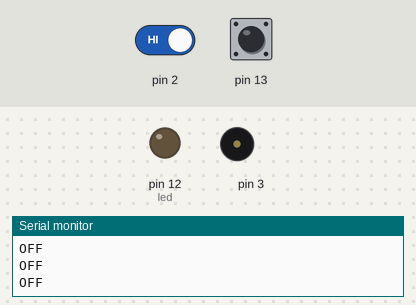
This sketch was run on a simulated Arduino Uno, built with avr-gcc and run on an emulated ATmega328P. On the bench: output pins drawn as LEDs (lit = HIGH), buzzer (waves = sounding), the last lines printed to the serial monitor. The test bench sets the inputs (shaded band); at power-on: pin 2 HIGH, pin 13 HIGH.

Above: at 1.2 s.
1.3 s: pin 2 driven LOW
At 2.2 s:
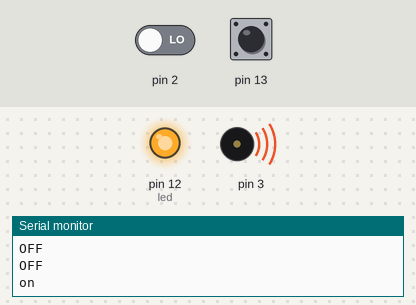
2.8 s: pin 2 driven HIGH
At 3.7 s:
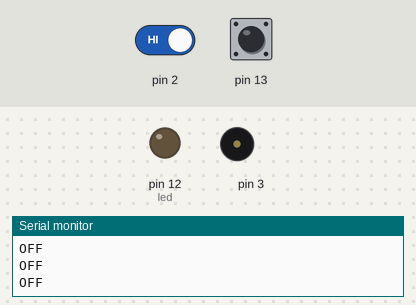
Timing chart, 0 to 5.8 s (numbered marks = the images above; inputs shaded):
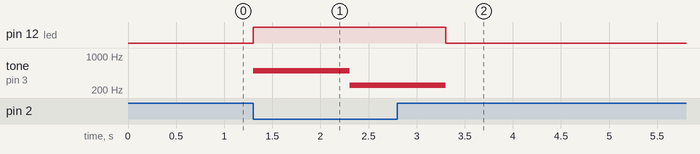

Measured:
- after the input at 1.3 s, pin 12 (led): LOW → HIGH at once; tone on pin 3: silent → 500 Hz at once, → 250 Hz 1.0 s later
- after the input at 2.8 s, pin 12 (led): HIGH → LOW after 0.50 s

The sketch:

tilt_on_led_buzzer_on_if_sw_on_all_off.ino
```cpp
// 지진감지 센서
// 기울어지면 led와 부저 on, 스위치 누르면 all off.

#define Buz 3
#define sw1 2

void setup() {
  pinMode(13,INPUT);    //틸트 (그라운드 / 입력13/ 저항vcc)
  pinMode(12,OUTPUT);   //led
  pinMode(3,OUTPUT);    //부저
  pinMode(2,INPUT);     //스위치
  Serial.begin(9600);
}

void loop() {
  while(digitalRead(13)==HIGH)
  { // 스위치 그라운드에 저항
    while(digitalRead(2)==HIGH)
    {
    Serial.println("OFF");
    digitalWrite(12,LOW);
    noTone(3);
    }
    Serial.println("on");
    digitalWrite(12,HIGH);
    tone(3,500);
    delay(1000);
    tone(3,250);
    delay(1000);
    noTone(3);
  }

  if((digitalRead(13)==LOW)&&(digitalRead(2)==LOW))
  {
    Serial.println("OFF");
    digitalWrite(12,LOW);
    noTone(3);
    delay(1000);
  }
}
```
